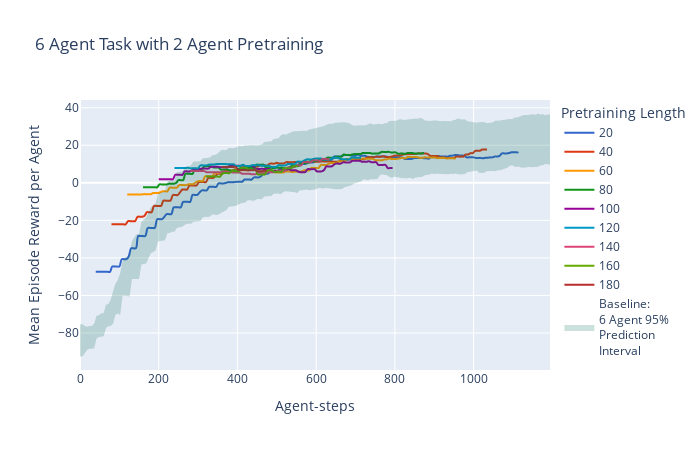

Notebook code for this chart:
### Code cell
plot_avg_retrain(6)

### Figure 1 — Plotly figure (JSON) as saved in the notebook; plotly's stock layout.template omitted (floating-point values rounded to 4 significant figures; data arrays with more than 128 entries replaced by an {"elided": "..."} marker saying what was removed)
{"data": [{"hovertemplate": "Pretraining Length=20<br>Agent-steps=%{x}<br>Mean Episode Reward per Agent=%{y}<extra></extra>", "legendgroup": "20", "line": {"color": "#3366CC", "dash": "solid", "shape": "spline"}, "marker": {"symbol": "circle"}, "mode": "lines", "name": "20", "orientation": "v", "showlegend": true, "type": "scatter", "x": {"elided": "180 int values"}, "xaxis": "x", "y": {"elided": "180 float values"}, "yaxis": "y"}, {"hovertemplate": "Pretraining Length=40<br>Agent-steps=%{x}<br>Mean Episode Reward per Agent=%{y}<extra></extra>", "legendgroup": "40", "line": {"color": "#DC3912", "dash": "solid", "shape": "spline"}, "marker": {"symbol": "circle"}, "mode": "lines", "name": "40", "orientation": "v", "showlegend": true, "type": "scatter", "x": {"elided": "160 int values"}, "xaxis": "x", "y": {"elided": "160 float values"}, "yaxis": "y"}, {"hovertemplate": "Pretraining Length=60<br>Agent-steps=%{x}<br>Mean Episode Reward per Agent=%{y}<extra></extra>", "legendgroup": "60", "line": {"color": "#FF9900", "dash": "solid", "shape": "spline"}, "marker": {"symbol": "circle"}, "mode": "lines", "name": "60", "orientation": "v", "showlegend": true, "type": "scatter", "x": {"elided": "140 int values"}, "xaxis": "x", "y": {"elided": "140 float values"}, "yaxis": "y"}, {"hovertemplate": "Pretraining Length=80<br>Agent-steps=%{x}<br>Mean Episode Reward per Agent=%{y}<extra></extra>", "legendgroup": "80", "line": {"color": "#109618", "dash": "solid", "shape": "spline"}, "marker": {"symbol": "circle"}, "mode": "lines", "name": "80", "orientation": "v", "showlegend": true, "type": "scatter", "x": [160, 166, 172, 178, 184, 190, 196, 202, 208, 214, 220, 226, 232, 238, 244, 250, 256, 262, 268, 274, 280, 286, 292, 298, 304, 310, 316, 322, 328, 334, 340, 346, 352, 358, 364, 370, 376, 382, 388, 394, 400, 406, 412, 418, 424, 430, 436, 442, 448, 454, 460, 466, 472, 478, 484, 490, 496, 502, 508, 514, 520, 526, 532, 538, 544, 550, 556, 562, 568, 574, 580, 586, 592, 598, 604, 610, 616, 622, 628, 634, 640, 646, 652, 658, 664, 670, 676, 682, 688, 694, 700, 706, 712, 718, 724, 730, 736, 742, 748, 754, 760, 766, 772, 778, 784, 790, 796, 802, 808, 814, 820, 826, 832, 838, 844, 850, 856, 862, 868, 874], "xaxis": "x", "y": [-2.366, -2.366, -2.366, -2.366, -2.366, -2.366, -2.366, -0.8685, -0.8685, -0.8685, -0.8685, -0.4506, -0.4506, -0.4506, -0.1125, 1.426, 1.426, 1.426, 4.804, 4.804, 4.804, 4.804, 7.365, 7.365, 7.365, 7.365, 8.824, 8.824, 8.824, 8.706, 8.154, 8.154, 8.154, 7.029, 7.029, 7.029, 7.029, 6.512, 6.512, 6.512, 6.512, 7.825, 7.825, 7.825, 7.862, 7.989, 7.989, 7.989, 9.644, 9.644, 9.644, 9.644, 8.203, 8.203, 8.203, 7.865, 7.978, 7.978, 7.978, 8.04, 7.528, 7.528, 7.528, 9.01, 9.01, 9.01, 9.01, 10.5, 10.5, 10.5, 10.61, 11.5, 11.5, 11.5, 11.84, 12.45, 12.45, 12.45, 13.42, 13.42, 13.42, 13.42, 13.93, 13.93, 13.93, 15.1, 14.86, 14.86, 14.86, 15.23, 15.33, 15.33, 15.33, 15.87, 15.87, 15.87, 15.87, 15.57, 15.57, 15.57, 15.72, 16.45, 16.45, 16.45, 16.49, 16.2, 16.2, 16.2, 15.5, 15.61, 15.61, 15.44, 15.88, 15.88, 15.88, 15.61, 15.67, 15.67, 15.67, 15.86], "yaxis": "y"}, {"hovertemplate": "Pretraining Length=100<br>Agent-steps=%{x}<br>Mean Episode Reward per Agent=%{y}<extra></extra>", "legendgroup": "100", "line": {"color": "#990099", "dash": "solid", "shape": "spline"}, "marker": {"symbol": "circle"}, "mode": "lines", "name": "100", "orientation": "v", "showlegend": true, "type": "scatter", "x": [200, 206, 212, 218, 224, 230, 236, 242, 248, 254, 260, 266, 272, 278, 284, 290, 296, 302, 308, 314, 320, 326, 332, 338, 344, 350, 356, 362, 368, 374, 380, 386, 392, 398, 404, 410, 416, 422, 428, 434, 440, 446, 452, 458, 464, 470, 476, 482, 488, 494, 500, 506, 512, 518, 524, 530, 536, 542, 548, 554, 560, 566, 572, 578, 584, 590, 596, 602, 608, 614, 620, 626, 632, 638, 644, 650, 656, 662, 668, 674, 680, 686, 692, 698, 704, 710, 716, 722, 728, 734, 740, 746, 752, 758, 764, 770, 776, 782, 788, 794], "xaxis": "x", "y": [1.892, 1.892, 1.892, 1.892, 1.892, 1.892, 1.892, 4.297, 4.297, 4.297, 4.297, 6.078, 6.078, 6.078, 6.578, 7.182, 7.182, 7.182, 7.565, 7.565, 7.565, 7.565, 8.495, 8.495, 8.495, 8.495, 8.302, 8.302, 8.302, 8.206, 9.04, 9.04, 9.04, 9.123, 9.123, 9.123, 9.123, 8.945, 8.945, 8.945, 8.945, 7.392, 7.392, 7.392, 7.501, 7.332, 7.332, 7.332, 6.379, 6.379, 6.379, 6.379, 6.891, 6.891, 6.891, 7.289, 6.704, 6.704, 6.704, 6.044, 5.682, 5.682, 5.682, 7.26, 7.26, 7.26, 7.26, 6.083, 6.083, 6.083, 6.865, 8.711, 8.711, 8.711, 9.442, 10.2, 10.2, 10.2, 10.88, 10.88, 10.88, 10.88, 11.75, 11.75, 11.75, 11.8, 11.23, 11.23, 11.23, 11.49, 10.98, 10.98, 10.98, 9.538, 9.538, 9.538, 9.538, 7.875, 7.875, 7.875], "yaxis": "y"}, {"hovertemplate": "Pretraining Length=120<br>Agent-steps=%{x}<br>Mean Episode Reward per Agent=%{y}<extra></extra>", "legendgroup": "120", "line": {"color": "#0099C6", "dash": "solid", "shape": "spline"}, "marker": {"symbol": "circle"}, "mode": "lines", "name": "120", "orientation": "v", "showlegend": true, "type": "scatter", "x": [240, 246, 252, 258, 264, 270, 276, 282, 288, 294, 300, 306, 312, 318, 324, 330, 336, 342, 348, 354, 360, 366, 372, 378, 384, 390, 396, 402, 408, 414, 420, 426, 432, 438, 444, 450, 456, 462, 468, 474, 480, 486, 492, 498, 504, 510, 516, 522, 528, 534, 540, 546, 552, 558, 564, 570, 576, 582, 588, 594, 600, 606, 612, 618, 624, 630, 636, 642, 648, 654, 660, 666, 672, 678, 684, 690, 696, 702, 708, 714], "xaxis": "x", "y": [7.956, 7.956, 7.956, 7.956, 7.956, 7.956, 7.956, 7.708, 7.708, 7.708, 7.708, 9.291, 9.291, 9.291, 9.428, 9.768, 9.768, 9.768, 10.07, 10.07, 10.07, 10.07, 9.872, 9.872, 9.872, 9.872, 8.969, 8.969, 8.969, 9.562, 8.997, 8.997, 8.997, 9.404, 9.404, 9.404, 9.404, 9.08, 9.08, 9.08, 9.08, 8.509, 8.509, 8.509, 9.355, 9.239, 9.239, 9.239, 9.986, 9.986, 9.986, 9.986, 11.28, 11.28, 11.28, 11.88, 12.48, 12.48, 12.48, 12.71, 12.98, 12.98, 12.98, 12.45, 12.45, 12.45, 12.45, 13.34, 13.34, 13.34, 12.87, 12.52, 12.52, 12.52, 12.43, 13.39, 13.39, 13.39, 13.36, 13.36], "yaxis": "y"}, {"hovertemplate": "Pretraining Length=140<br>Agent-steps=%{x}<br>Mean Episode Reward per Agent=%{y}<extra></extra>", "legendgroup": "140", "line": {"color": "#DD4477", "dash": "solid", "shape": "spline"}, "marker": {"symbol": "circle"}, "mode": "lines", "name": "140", "orientation": "v", "showlegend": true, "type": "scatter", "x": [280, 286, 292, 298, 304, 310, 316, 322, 328, 334, 340, 346, 352, 358, 364, 370, 376, 382, 388, 394, 400, 406, 412, 418, 424, 430, 436, 442, 448, 454, 460, 466, 472, 478, 484, 490, 496, 502, 508, 514, 520, 526, 532, 538, 544, 550, 556, 562, 568, 574, 580, 586, 592, 598, 604, 610, 616, 622, 628, 634], "xaxis": "x", "y": [6.244, 6.244, 6.244, 6.244, 6.244, 6.244, 6.244, 5.625, 5.625, 5.625, 5.625, 5.581, 5.581, 5.581, 6.054, 5.772, 5.772, 5.772, 5.509, 5.509, 5.509, 5.509, 4.856, 4.856, 4.856, 4.856, 4.619, 4.619, 4.619, 5.452, 5.09, 5.09, 5.09, 5.676, 5.676, 5.676, 5.676, 6.382, 6.382, 6.382, 6.382, 8.109, 8.109, 8.109, 8.384, 9.313, 9.313, 9.313, 10.99, 10.99, 10.99, 10.99, 11.95, 11.95, 11.95, 11.75, 12.73, 12.73, 12.73, 12.44], "yaxis": "y"}, {"hovertemplate": "Pretraining Length=160<br>Agent-steps=%{x}<br>Mean Episode Reward per Agent=%{y}<extra></extra>", "legendgroup": "160", "line": {"color": "#66AA00", "dash": "solid", "shape": "spline"}, "marker": {"symbol": "circle"}, "mode": "lines", "name": "160", "orientation": "v", "showlegend": true, "type": "scatter", "x": [320, 326, 332, 338, 344, 350, 356, 362, 368, 374, 380, 386, 392, 398, 404, 410, 416, 422, 428, 434, 440, 446, 452, 458, 464, 470, 476, 482, 488, 494, 500, 506, 512, 518, 524, 530, 536, 542, 548, 554], "xaxis": "x", "y": [3.321, 3.321, 3.321, 3.321, 3.321, 3.321, 3.321, 5.185, 5.185, 5.185, 5.185, 6.221, 6.221, 6.221, 6.065, 8.036, 8.036, 8.036, 6.983, 6.983, 6.983, 6.983, 4.441, 4.441, 4.441, 4.441, 6.748, 6.748, 6.748, 5.855, 5.833, 5.833, 5.833, 7.783, 7.783, 7.783, 7.783, 8.807, 8.807, 8.807], "yaxis": "y"}, {"hovertemplate": "Pretraining Length=180<br>Agent-steps=%{x}<br>Mean Episode Reward per Agent=%{y}<extra></extra>", "legendgroup": "180", "line": {"color": "#B82E2E", "dash": "solid", "shape": "spline"}, "marker": {"symbol": "circle"}, "mode": "lines", "name": "180", "orientation": "v", "showlegend": true, "type": "scatter", "x": [360, 366, 372, 378, 384, 390, 396, 402, 408, 414, 420, 426, 432, 438, 444, 450, 456, 462, 468, 474], "xaxis": "x", "y": [8.458, 8.458, 8.458, 8.458, 8.458, 8.458, 8.458, 6.871, 6.871, 6.871, 6.871, 6.642, 6.642, 6.642, 6.824, 6.211, 6.211, 6.211, 6.46, 6.46], "yaxis": "y"}, {"fill": "toself", "fillcolor": "rgba(0,100,80,0.2)", "hoverinfo": "skip", "line": {"color": "rgba(255,255,255,0)"}, "name": "Baseline:<br>6 Agent 95%<br>Prediction<br>Interval", "type": "scatter", "x": {"elided": "400 int values"}, "y": {"elided": "400 float values"}}], "layout": {"height": 450, "legend": {"title": {"text": "Pretraining Length"}, "tracegroupgap": 0}, "title": {"text": "6 Agent Task with 2 Agent Pretraining"}, "width": 700, "xaxis": {"anchor": "y", "domain": [0, 1], "title": {"text": "Agent-steps"}}, "yaxis": {"anchor": "x", "domain": [0, 1], "title": {"text": "Mean Episode Reward per Agent"}}}}
